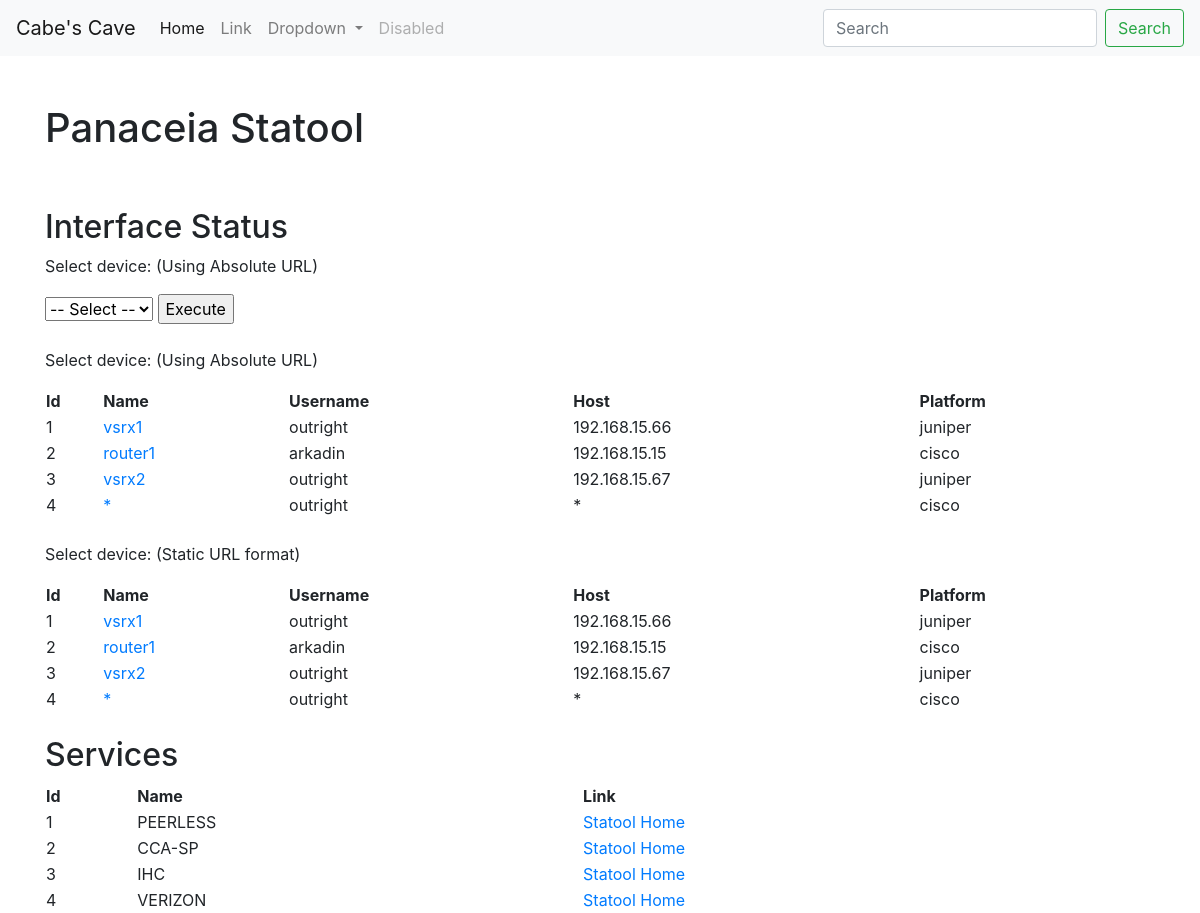
Screenshot of /statool/ with the database file from the repository.
### statool/models.py (models this page shows, shortened)
class Device(models.Model):
    name = models.CharField(max_length=100)
    host = models.CharField(max_length=70, default='000000')
    username = models.CharField(max_length=100)
    password = models.CharField(max_length=70)
    device_type = models.CharField(
        max_length=30, default='000000',
        choices=(('router', 'Router'), ('switch', 'Switch'), ('firewall', 'Firewall'))
    )
    platform = models.CharField(
        max_length=30, default='Firewall',
        choices=(('cisco', 'ios'), ('juniper', 'junos'))
    )
    def get_absolute_url(self):
        return f"devices/{self.id}"

class Service(models.Model):
    name = models.CharField(max_length=100)
    devices = models.ForeignKey(Device, null=True, blank=True, on_delete= models.SET_NULL)

### statool/views.py (the view)
# urls.py: path('', include('statool.urls')),
def statool(request: HttpRequest) -> HttpResponse:
    devices = Device.objects.all()
    services = Service.objects.all()
    context = {
        'title' : 'Panaceia Statool',
        'owner' : 'Cabe',
        'devices' : devices,    #This is directly used in base.html (in FOR loops) to call/print devices
        'services' : services
    }
    return render(request, 'statool.html', context)

### statool/templates/statool.html (shortened to what this page needs)
<!DOCTYPE html>
<html lang="en">
<head>
    <link rel="stylesheet" href="https://stackpath.bootstrapcdn.com/bootstrap/4.3.1/css/bootstrap.min.css"
>
</head>
<body>
    {% extends 'topbarmenu.html' %}
    {% block content %}
    <div class="container">
        <br>
        <br>
        <h1>{{ title }}</h1>
        <br>
        <br>
        <h2>Interface Status</h2>
        <p>Select device: (Using Absolute URL)</p>
        <form>
            <select name="device_id" id="device_id">
                <option disabled="true" selected>-- Select --</option>
            </select>
            <input type="button" value="Execute" onClick="window.open(device_id.value,'newtab'+device_id.value)">
        </form>
        <p>Select device: (Using Absolute URL)</p>
        <table style="width:100%">
            <tr>
                <th>Id</th>
                <th>Name</th>
                <th>Username</th>
                <th>Host</th>
                <th>Platform</th>
            </tr>
            {% for devi in devices %}
            <tr>
                <td>{{ devi.id }}</td>
                <td><a href="{{ devi.get_absolute_url }}">{{ devi.name }}</a></td>
                <td>{{ devi.username }}</td>
                <td>{{ devi.host }}</td>
                <td>{{ devi.platform  }}</td>
            </tr>
            {% endfor %}
        </table>
        <p>Select device: (Static URL format)</p>
        <table style="width:100%">
            <tr>
                <th>Id</th>
                <th>Name</th>
                <th>Username</th>
                <th>Host</th>
                <th>Platform</th>
            </tr>
            {% for device in devices %}
            <tr>
                <td>{{ device.id }}</td>
                <td><a href="{% url 'device' device.id %}">{{ device.name }}</a></td>
                <td>{{ device.username }}</td>
                <td>{{ device.host }}</td>
                <td>{{ device.platform  }}</td>
            </tr>
            {% endfor %}
        </table>
        <h2>Services</h2>
        <table style="width:100%">
            <tr>
                <th>Id</th>
                <th>Name</th>
                <th>Link</th>
            </tr>
            {% for service in services %}
            <tr>
                <td>{{ service.id }}</td>
                <td><a href="{% url 'service' service.id %}"></a>{{ service.name }}</a></td>
                <td><a href="{% url 'statool-home' %}">Statool Home</a></td>
            </tr>
            {% endfor %}
        </table>
    </div>
    {% endblock %}

### rows the page displays
Device: id "1", name "vsrx1", username "outright", host "192.168.15.66", platform "juniper"
Device: id "2", name "router1", username "arkadin", host "192.168.15.15", platform "cisco"
Device: id "3", name "vsrx2", username "outright", host "192.168.15.67", platform "juniper"
Device: id "4", name "*", username "outright", host "*", platform "cisco"
Service: id "1", name "PEERLESS"
Service: id "2", name "CCA-SP"
Service: id "3", name "IHC"
Service: id "4", name "VERIZON"

### other values shown
{{ title }} "Panaceia Statool"
